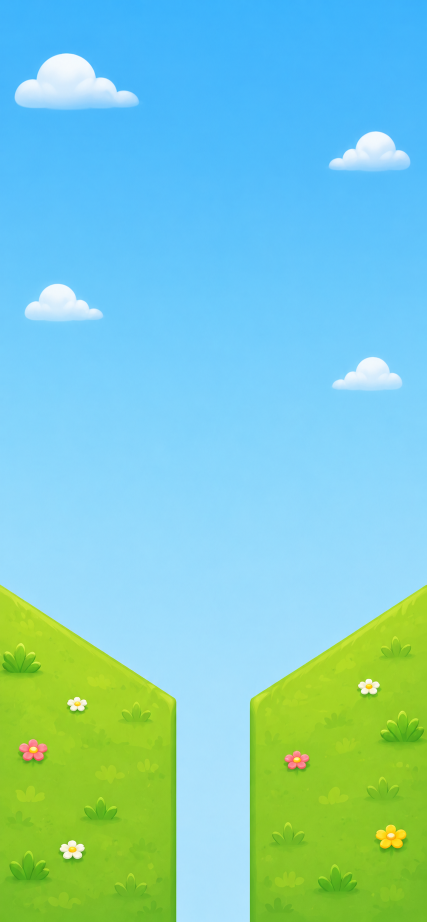
#> input picture day-02-fruit/image/ChatGPT Image 2026年5月25日 20_38_21.png, 853 x 1844 px, found by its file name (shown at 1/2 size)
$ python probe_grass.py
#> lines starting #> are read from the running program, lines starting #| are printed output that depends on the picture
"""Probe grass V-shape geometry in the source bg image (resized to 390x844)."""
from PIL import Image

im = Image.open('/Users/xiaofengguo/Devlopment/code/github/minigame-everyday/day-02-fruit/asset/ChatGPT Image 2026\u5e745\u670825\u65e5 20_38_21.png').convert('RGB')
#> im is the input picture: PIL image 853x1844 RGB; mean R, G, B 126.2, 203.9, 198.4
im2 = im.resize((390, 844), Image.LANCZOS)
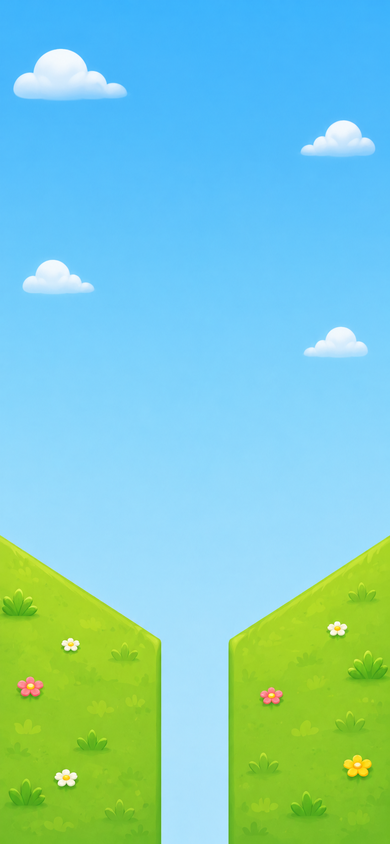
#> im2: PIL image 390x844 RGB; mean R, G, B 126.2, 203.9, 198.4
px = im2.load()

def is_grass(rgb):
    r, g, b = rgb
    return g > r + 20 and g > b + 5 and g > 90

print('row | left_inner | right_inner | gap_width')
for y in range(440, 844, 8):
    li = None
    for x in range(195, -1, -1):
        if is_grass(px[x, y]):
            li = x
            break
    ri = None
    for x in range(195, 390):
        if is_grass(px[x, y]):
            ri = x
            break
    gap = (ri - li) if (li is not None and ri is not None) else None
    print(f' y={y:3d} | li={li}  ri={ri}  gap={gap}')

print()
print('col | grass_top_y')
for x in [5, 30, 60, 100, 140, 170, 185, 195, 205, 220, 250, 290, 330, 360, 385]:
    found = None
    for y in range(844):
        if is_grass(px[x, y]):
            found = y
            break
    print(f' x={x:3d} | y={found}')

$ run again, with day-02-fruit/image/ChatGPT Image 2026年5月25日 20_48_00.png copied over day-02-fruit/image/ChatGPT Image 2026年5月25日 20_38_21.png
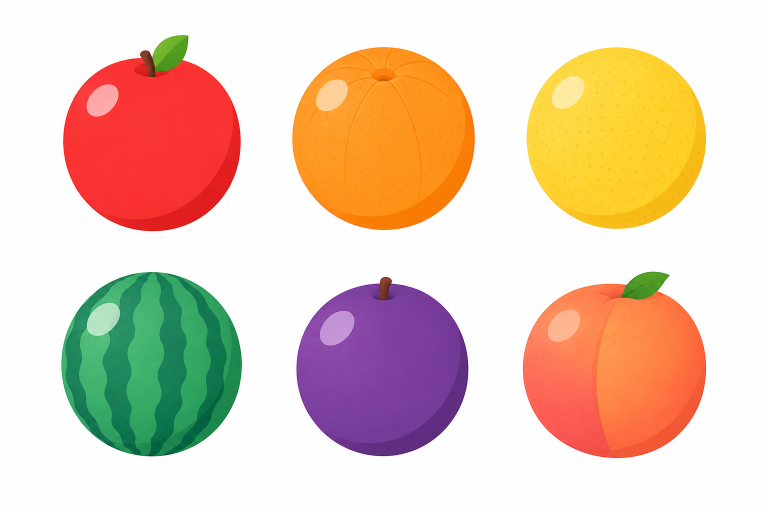
#> input picture day-02-fruit/image/ChatGPT Image 2026年5月25日 20_48_00.png, 1536 x 1024 px, found by its file name (shown at 1/2 size)
#> im is the input picture: PIL image 1536x1024 RGB; mean R, G, B 230.4, 203.8, 184.2
#> `im2 = im.resize((390, 844), Image.LANCZOS)`:
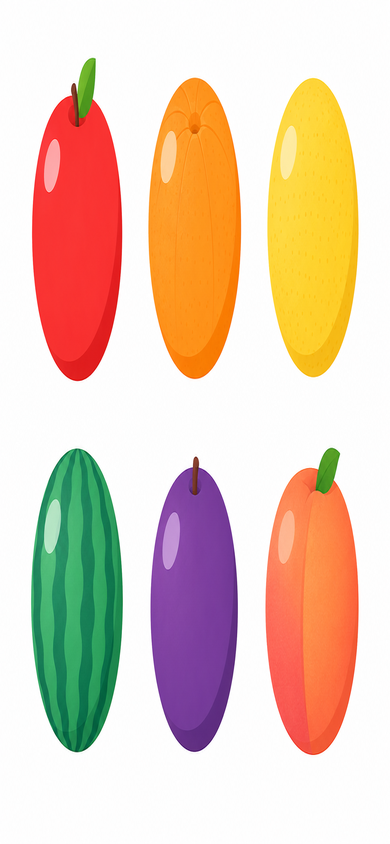
#> im2: PIL image 390x844 RGB; mean R, G, B 230.4, 203.7, 184.2
